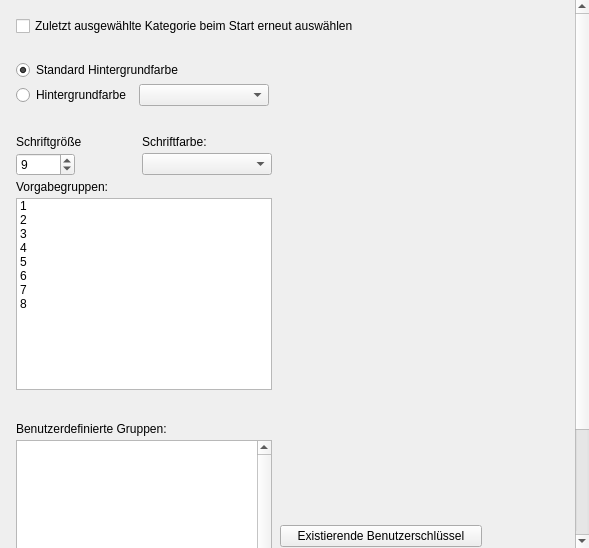
<?xml version="1.0" encoding="UTF-8"?>
<ui version="4.0">
  <class>SetupFrameGamesListTreeAppearance</class>
  <widget class="QWidget" name="SetupFrameGamesListTreeAppearance">
    <property name="geometry"><rect><x>0</x><y>0</y><width>589</width><height>548</height></rect></property>
    <property name="vclDesignWidth" stdset="0"><number>589</number></property>
    <property name="vclDesignHeight" stdset="0"><number>548</number></property>
    <widget class="QScrollArea" name="ScrollBox">
      <property name="geometry"><rect><x>0</x><y>0</y><width>589</width><height>548</height></rect></property>
      <property name="vclAlign" stdset="0"><string notr="true">alClient</string></property>
      <property name="frameShape"><enum>QFrame::NoFrame</enum></property>
      <property name="widgetResizable"><bool>true</bool></property>
      <widget class="QWidget" name="ScrollBox_Contents">
        <property name="geometry"><rect><x>0</x><y>0</y><width>585</width><height>544</height></rect></property>
        <property name="vclScrollContents" stdset="0"><bool>true</bool></property>
        <property name="vclDesignWidth" stdset="0"><number>585</number></property>
        <property name="vclDesignHeight" stdset="0"><number>544</number></property>
        <layout class="QVBoxLayout" name="ScrollBox_Contents_Layout" stretch="0,0,0,0,0,0,0,1">
          <property name="leftMargin"><number>16</number></property>
          <property name="topMargin"><number>16</number></property>
          <property name="rightMargin"><number>8</number></property>
          <property name="bottomMargin"><number>8</number></property>
          <property name="spacing"><number>0</number></property>
          <item>
            <layout class="QGridLayout" name="ScrollBox_Contents_Section1" columnstretch="0,1">
              <property name="leftMargin"><number>0</number></property>
              <property name="topMargin"><number>0</number></property>
              <property name="rightMargin"><number>0</number></property>
              <property name="bottomMargin"><number>0</number></property>
              <property name="horizontalSpacing"><number>8</number></property>
              <property name="verticalSpacing"><number>4</number></property>
              <item row="0" column="0" colspan="2">
                <widget class="QCheckBox" name="ReselectFilterCheckBox">
                  <property name="text"><string>Zuletzt ausgewählte Kategorie beim Start erneut auswählen</string></property>
                </widget>
              </item>
              <item row="0" column="1">
                <spacer name="ScrollBox_Contents_Section1_HFill">
                  <property name="orientation"><enum>Qt::Horizontal</enum></property>
                  <property name="sizeHint" stdset="0"><size><width>0</width><height>0</height></size></property>
                </spacer>
              </item>
            </layout>
          </item>
          <item>
            <spacer name="ScrollBox_Contents_Gap1">
              <property name="orientation"><enum>Qt::Vertical</enum></property>
              <property name="sizeType"><enum>QSizePolicy::Fixed</enum></property>
              <property name="sizeHint" stdset="0"><size><width>0</width><height>24</height></size></property>
            </spacer>
          </item>
          <item>
            <layout class="QGridLayout" name="ScrollBox_Contents_Section2" columnstretch="0,0,1">
              <property name="leftMargin"><number>0</number></property>
              <property name="topMargin"><number>0</number></property>
              <property name="rightMargin"><number>0</number></property>
              <property name="bottomMargin"><number>0</number></property>
              <property name="horizontalSpacing"><number>8</number></property>
              <property name="verticalSpacing"><number>4</number></property>
              <item row="0" column="0" colspan="3">
                <widget class="QRadioButton" name="TreeViewBackgroundRadioButton1">
                  <property name="text"><string>Standard Hintergrundfarbe</string></property>
                  <property name="checked"><bool>true</bool></property>
                </widget>
              </item>
              <item row="1" column="0">
                <widget class="QRadioButton" name="TreeViewBackgroundRadioButton2">
                  <property name="text"><string>Hintergrundfarbe</string></property>
                </widget>
              </item>
              <item row="1" column="1" alignment="Qt::AlignLeft">
                <widget class="TColorBoxWidget" name="TreeViewBackgroundColorBox">
                  <property name="minimumSize"><size><width>130</width><height>0</height></size></property>
                </widget>
              </item>
              <item row="0" column="2">
                <spacer name="ScrollBox_Contents_Section2_HFill">
                  <property name="orientation"><enum>Qt::Horizontal</enum></property>
                  <property name="sizeHint" stdset="0"><size><width>0</width><height>0</height></size></property>
                </spacer>
              </item>
            </layout>
          </item>
          <item>
            <spacer name="ScrollBox_Contents_Gap2">
              <property name="orientation"><enum>Qt::Vertical</enum></property>
              <property name="sizeType"><enum>QSizePolicy::Fixed</enum></property>
              <property name="sizeHint" stdset="0"><size><width>0</width><height>29</height></size></property>
            </spacer>
          </item>
          <item>
            <layout class="QGridLayout" name="ScrollBox_Contents_Section3" columnstretch="0,0,1">
              <property name="leftMargin"><number>0</number></property>
              <property name="topMargin"><number>0</number></property>
              <property name="rightMargin"><number>0</number></property>
              <property name="bottomMargin"><number>0</number></property>
              <property name="horizontalSpacing"><number>8</number></property>
              <property name="verticalSpacing"><number>4</number></property>
              <item row="0" column="0">
                <widget class="QLabel" name="TreeViewFontSizeLabel">
                  <property name="text"><string>Schriftgröße</string></property>
                  <property name="textFormat"><enum>Qt::PlainText</enum></property>
                  <property name="alignment"><set>Qt::AlignLeft|Qt::AlignTop</set></property>
                </widget>
              </item>
              <item row="0" column="1" colspan="2">
                <widget class="QLabel" name="TreeViewFontColorLabel">
                  <property name="text"><string>Schriftfarbe:</string></property>
                  <property name="textFormat"><enum>Qt::PlainText</enum></property>
                  <property name="alignment"><set>Qt::AlignLeft|Qt::AlignTop</set></property>
                </widget>
              </item>
              <item row="1" column="0" alignment="Qt::AlignLeft">
                <widget class="QSpinBox" name="TreeViewFontSizeEdit">
                  <property name="minimum"><number>1</number></property>
                  <property name="maximum"><number>48</number></property>
                  <property name="value"><number>9</number></property>
                  <property name="minimumSize"><size><width>59</width><height>0</height></size></property>
                </widget>
              </item>
              <item row="1" column="1" alignment="Qt::AlignLeft">
                <widget class="TColorBoxWidget" name="TreeViewFontColorBox">
                  <property name="minimumSize"><size><width>130</width><height>0</height></size></property>
                </widget>
              </item>
              <item row="2" column="0" colspan="3">
                <widget class="QLabel" name="PredefinedGroupsLabel">
                  <property name="text"><string>Vorgabegruppen:</string></property>
                  <property name="textFormat"><enum>Qt::PlainText</enum></property>
                  <property name="alignment"><set>Qt::AlignLeft|Qt::AlignTop</set></property>
                </widget>
              </item>
              <item row="3" column="0" colspan="2" alignment="Qt::AlignLeft">
                <widget class="QListWidget" name="TreeViewDefaultGroups">
                  <property name="vclCheckList" stdset="0"><bool>true</bool></property>
                  <property name="minimumSize"><size><width>161</width><height>129</height></size></property>
                  <item>
                    <property name="text"><string>1</string></property>
                    <property name="checkState"><enum>Unchecked</enum></property>
                  </item>
                  <item>
                    <property name="text"><string>2</string></property>
                    <property name="checkState"><enum>Unchecked</enum></property>
                  </item>
                  <item>
                    <property name="text"><string>3</string></property>
                    <property name="checkState"><enum>Unchecked</enum></property>
                  </item>
                  <item>
                    <property name="text"><string>4</string></property>
                    <property name="checkState"><enum>Unchecked</enum></property>
                  </item>
                  <item>
                    <property name="text"><string>5</string></property>
                    <property name="checkState"><enum>Unchecked</enum></property>
                  </item>
                  <item>
                    <property name="text"><string>6</string></property>
                    <property name="checkState"><enum>Unchecked</enum></property>
                  </item>
                  <item>
                    <property name="text"><string>7</string></property>
                    <property name="checkState"><enum>Unchecked</enum></property>
                  </item>
                  <item>
                    <property name="text"><string>8</string></property>
                    <property name="checkState"><enum>Unchecked</enum></property>
                  </item>
                </widget>
              </item>
              <item row="0" column="2">
                <spacer name="ScrollBox_Contents_Section3_HFill">
                  <property name="orientation"><enum>Qt::Horizontal</enum></property>
                  <property name="sizeHint" stdset="0"><size><width>0</width><height>0</height></size></property>
                </spacer>
              </item>
            </layout>
          </item>
          <item>
            <spacer name="ScrollBox_Contents_Gap3">
              <property name="orientation"><enum>Qt::Vertical</enum></property>
              <property name="sizeType"><enum>QSizePolicy::Fixed</enum></property>
              <property name="sizeHint" stdset="0"><size><width>0</width><height>32</height></size></property>
            </spacer>
          </item>
          <item>
            <layout class="QGridLayout" name="ScrollBox_Contents_Section4" columnstretch="0,0,1">
              <property name="leftMargin"><number>0</number></property>
              <property name="topMargin"><number>0</number></property>
              <property name="rightMargin"><number>0</number></property>
              <property name="bottomMargin"><number>0</number></property>
              <property name="horizontalSpacing"><number>8</number></property>
              <property name="verticalSpacing"><number>4</number></property>
              <item row="0" column="0" colspan="3">
                <widget class="QLabel" name="TreeViewGroupsLabel">
                  <property name="text"><string>Benutzerdefinierte Gruppen:</string></property>
                  <property name="textFormat"><enum>Qt::PlainText</enum></property>
                  <property name="alignment"><set>Qt::AlignLeft|Qt::AlignTop</set></property>
                </widget>
              </item>
              <item row="1" column="0" alignment="Qt::AlignLeft">
                <widget class="QTextEdit" name="TreeViewGroupsEdit">
                  <property name="verticalScrollBarPolicy"><enum>Qt::ScrollBarAlwaysOn</enum></property>
                  <property name="horizontalScrollBarPolicy"><enum>Qt::ScrollBarAlwaysOn</enum></property>
                  <property name="acceptRichText"><bool>false</bool></property>
                  <property name="minimumSize"><size><width>161</width><height>78</height></size></property>
                </widget>
              </item>
              <item row="1" column="1" alignment="Qt::AlignLeft">
                <widget class="QPushButton" name="UserKeysList">
                  <property name="text"><string>Existierende Benutzerschlüssel</string></property>
                  <property name="autoDefault"><bool>false</bool></property>
                  <property name="vclOnClick" stdset="0"><string notr="true">UserKeysListClick</string></property>
                  <property name="minimumSize"><size><width>202</width><height>0</height></size></property>
                </widget>
              </item>
              <item row="2" column="0" colspan="3">
                <widget class="QLabel" name="TreeViewGroupsInfoLabel">
                  <property name="text"><string>Die benutzerdefinierten Gruppen werden in der Baumstruktur als weitere Filterkategorien angeboten. Bei den Spielen können Werte für die Kategorien über die "Benutzerdefinierten Informationen" definiert werden.</string></property>
                  <property name="textFormat"><enum>Qt::PlainText</enum></property>
                  <property name="wordWrap"><bool>true</bool></property>
                  <property name="alignment"><set>Qt::AlignLeft|Qt::AlignTop</set></property>
                </widget>
              </item>
              <item row="0" column="2">
                <spacer name="ScrollBox_Contents_Section4_HFill">
                  <property name="orientation"><enum>Qt::Horizontal</enum></property>
                  <property name="sizeHint" stdset="0"><size><width>0</width><height>0</height></size></property>
                </spacer>
              </item>
            </layout>
          </item>
          <item>
            <spacer name="ScrollBox_Contents_VFill">
              <property name="orientation"><enum>Qt::Vertical</enum></property>
              <property name="sizeHint" stdset="0"><size><width>0</width><height>0</height></size></property>
            </spacer>
          </item>
        </layout>
      </widget>
    </widget>
    <widget class="QMenu" name="PopupMenu">
      <property name="vclPopupMenu" stdset="0"><bool>true</bool></property>
    </widget>
  </widget>
  <customwidgets>
    <customwidget>
      <class>TColorBoxWidget</class>
      <extends>QComboBox</extends>
      <header>VclWidgets.h</header>
    </customwidget>
  </customwidgets>
  <tabstops>
    <tabstop>ReselectFilterCheckBox</tabstop>
    <tabstop>TreeViewBackgroundRadioButton1</tabstop>
    <tabstop>TreeViewBackgroundRadioButton2</tabstop>
    <tabstop>TreeViewBackgroundColorBox</tabstop>
    <tabstop>TreeViewFontSizeEdit</tabstop>
    <tabstop>TreeViewFontColorBox</tabstop>
    <tabstop>TreeViewDefaultGroups</tabstop>
    <tabstop>TreeViewGroupsEdit</tabstop>
    <tabstop>UserKeysList</tabstop>
  </tabstops>
  <resources>
    <include location="../../resources/dfend.qrc" />
  </resources>
  <connections />
</ui>
